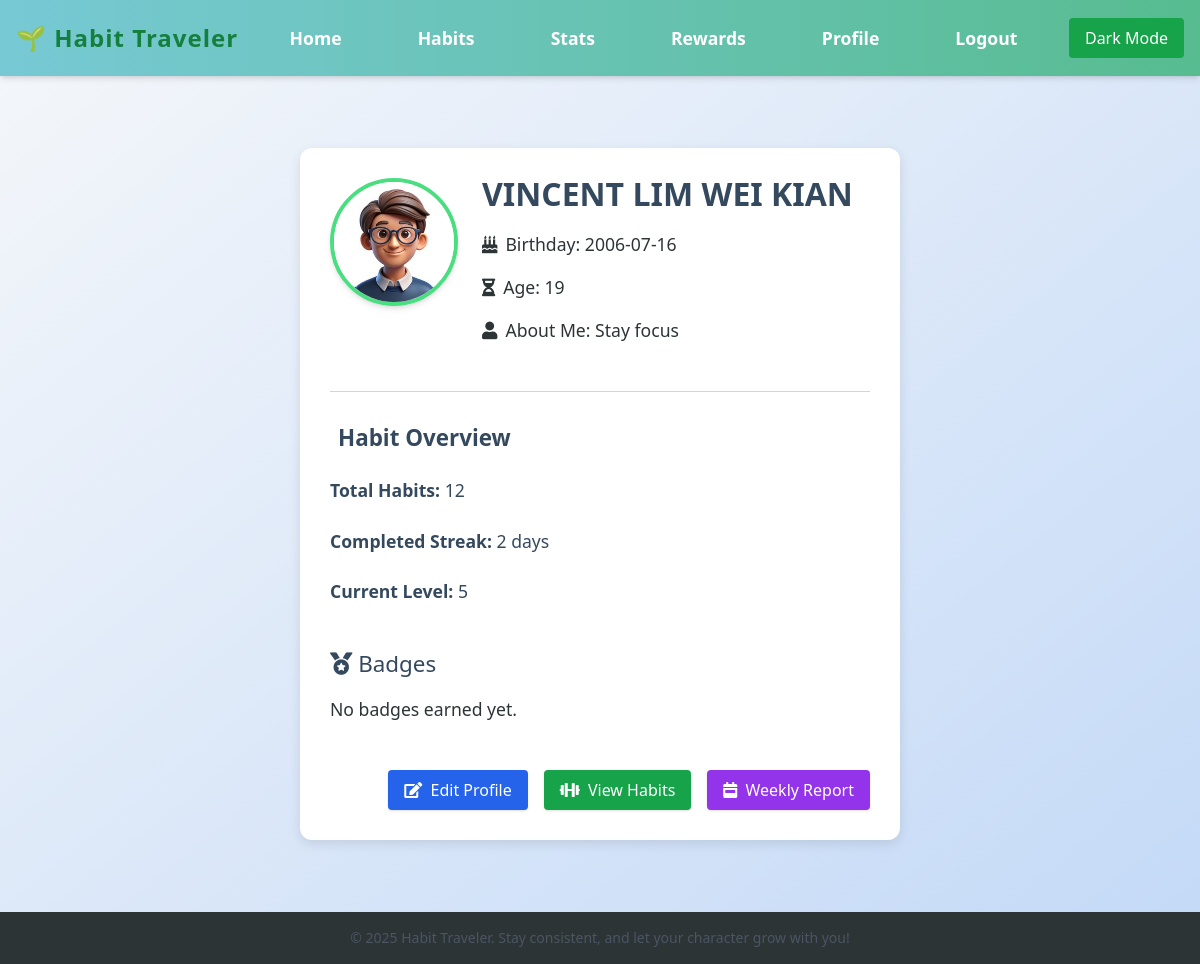
The app's page /profile (signed in), older data.
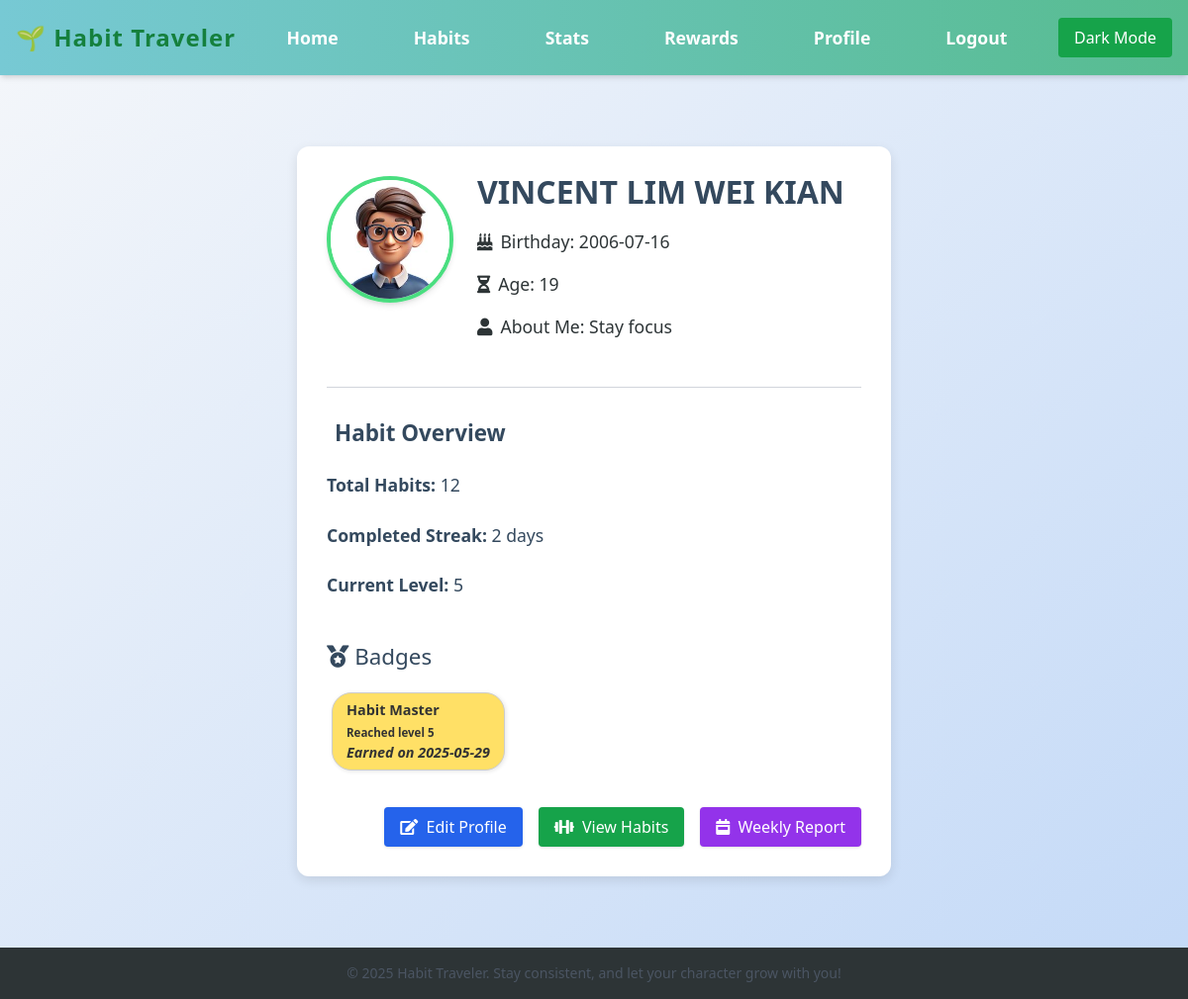
The same page, newer data.
### app.py (models this page shows)
class User(db.Model):
    id = db.Column(db.Integer, primary_key=True)
    email = db.Column(db.String(150), unique=True, nullable=False)
    name = db.Column(db.String(150), unique=True, nullable=True)
    password = db.Column(db.String(200), nullable=False)
    xp = db.Column(db.Integer, default=0)
    level = db.Column(db.Integer, default=1)
    birthday = db.Column(db.Date, nullable=True)
    age = db.Column(db.Integer, nullable=True)
    description = db.Column(db.String(500), nullable=True)
    avatar = db.Column(db.String(200), nullable=True)

class UserBadge(db.Model):
    id = db.Column(db.Integer, primary_key=True)
    user_id = db.Column(db.Integer, db.ForeignKey('user.id'), nullable=False)
    badge_id = db.Column(db.Integer, db.ForeignKey('badge.id'), nullable=False)
    earned_date = db.Column(db.DateTime, default=datetime.utcnow)
    user = db.relationship('User', backref='user_badges')
    badge = db.relationship('Badge')

class Badge(db.Model):
    id = db.Column(db.Integer, primary_key=True)
    name = db.Column(db.String(100), unique=True, nullable=False)
    description = db.Column(db.String(300))
    level_required = db.Column(db.Integer, nullable=False)

### app.py (the view)
@app.route('/profile')
def profile():
    if 'user_id' not in session:
        return redirect(url_for('login'))
    user_id = session['user_id']
    user = User.query.get(user_id)
    if user:
        total_habits = Habit.query.filter_by(user_id=user_id).count()
        habit_completions = HabitCompletion.query.filter_by(user_id=user_id).order_by(HabitCompletion.date).all()
        streaks = {}
        previous_dates = {}
        for completion in habit_completions:
            habit_id = completion.habit_id
            current_date = completion.date
            if habit_id not in streaks:
                streaks[habit_id] = 1
                previous_dates[habit_id] = current_date
            else:
                if (current_date - previous_dates[habit_id]).days == 1:
                    streaks[habit_id] += 1
                else:
                    streaks[habit_id] = 1
                previous_dates[habit_id] = current_date
        max_streak = max(streaks.values(), default=0)
        unique_badges = {}
        for user_badge in user.user_badges:
            if user_badge.badge_id not in unique_badges:
                unique_badges[user_badge.badge_id] = user_badge
        unique_user_badges = list(unique_badges.values())
        return render_template('profile.html',
                               user=user,
                               total_habits=total_habits,
                               max_streak=max_streak,
                               unique_user_badges=unique_user_badges)
    else:
        flash("User not found.")
        return redirect(url_for('index'))

### templates/profile.html (shortened to what this page needs)
{% extends 'base.html' %}
{% block content %}
<div id="profile-container" class="max-w-4xl mx-auto bg-white dark:bg-gray-800 shadow-lg rounded-xl p-6 space-y-8 profile-container">
    <div class="flex flex-col md:flex-row items-center md:items-start space-x-0 md:space-x-6 space-y-4 md:space-y-0">
        <img src="{{ url_for('static', filename='avatars/' + (user.avatar if user.avatar else 'default_avatar.png')) }}"
             alt="Avatar"
             class="w-32 h-32 rounded-full border-4 border-green-400 shadow-md object-cover">
        <div class="text-center md:text-left">
            <h1 class="text-2xl font-bold text-gray-800 dark:text-gray-100">{{ user.name }}</h1>
            <p class="text-gray-600 dark:text-gray-300"><i class="fas fa-birthday-cake mr-2"></i>Birthday: {{ user.birthday }}</p>
            <p class="text-gray-600 dark:text-gray-300"><i class="fas fa-hourglass-half mr-2"></i>Age: {{ user.age }}</p>
            <p class="text-gray-600 dark:text-gray-300"><i class="fas fa-user mr-2"></i>About Me: {{ user.description }}</p>
        </div>
    </div>
    <hr class="border-gray-300 dark:border-gray-600">
    <div class="profile-section">
        <h2 class="text-xl font-semibold mb-3 text-gray-700 dark:text-gray-200">Habit Overview</h2>
        <ul class="space-y-1 text-gray-700 dark:text-gray-300">
            <li><strong>Total Habits:</strong> {{ total_habits }}</li>
            <li><strong>Completed Streak:</strong> {{ max_streak }} days</li>
            <li><strong>Current Level:</strong> {{ user.level }}</li>
        </ul>
    </div>
    <div class="profile-section">
        <h2><i class="fas fa-medal"></i> Badges</h2>
        <div class="badges">
            {% if unique_user_badges %}
                {% for user_badge in unique_user_badges %}
                    <div class="badge">
                        <strong>{{ user_badge.badge.name }}</strong><br>
                        <small>{{ user_badge.badge.description }}</small><br>
                        <em>Earned on {{ user_badge.earned_date.strftime('%Y-%m-%d') }}</em>
                    </div>
                {% endfor %}
            {% else %}
                <p>No badges earned yet.</p>
            {% endif %}
        </div>
    </div>
    <div class="flex flex-wrap justify-center md:justify-end gap-4 mt-6">
        <a href="{{ url_for('edit_profile') }}" class="px-4 py-2 bg-blue-600 text-white rounded hover:bg-blue-700 transition shadow">
            <i class="fas fa-edit mr-1"></i> Edit Profile
        </a>
        <a href="{{ url_for('habits') }}" class="px-4 py-2 bg-green-600 text-white rounded hover:bg-green-700 transition shadow">
            <i class="fas fa-dumbbell mr-1"></i> View Habits
        </a>
        <a href="{{ url_for('weekly_report') }}" class="px-4 py-2 bg-purple-600 text-white rounded hover:bg-purple-700 transition shadow">
            <i class="fas fa-calendar-week mr-1"></i> Weekly Report
        </a>
    </div>
</div>
{% endblock %}

### templates/base.html (shortened to what this page needs)
<!DOCTYPE html>
<html lang="en">
<head>
    <script src="https://cdn.tailwindcss.com"></script>
    <link href="https://cdnjs.cloudflare.com/ajax/libs/font-awesome/5.15.3/css/all.min.css" rel="stylesheet">
    <link rel="stylesheet" href="{{ url_for('static', filename='style.css') }}">
    <link rel="stylesheet" href="{{ url_for('static', filename='darkmode.css') }}">
</head>
<body class="{{ request.endpoint|replace('.', '_') }}">
    <header class="p-4 flex flex-col md:flex-row justify-between items-center bg-white dark:bg-gray-800 shadow-md">
        <h1 class="text-2xl font-bold text-green-700 dark:text-green-300">🌱 Habit Traveler</h1>
        <nav class="mt-3 md:mt-0">
            <ul class="flex flex-wrap gap-4 text-sm md:text-base">
                <li><a href="{{ url_for('index') }}" class="hover:underline">Home</a></li>
                <li><a href="{{ url_for('habits') }}" class="hover:underline">Habits</a></li>
                <li><a href="{{ url_for('stats') }}" class="hover:underline">Stats</a></li>
                <li><a href="{{ url_for('rewards') }}" class="hover:underline">Rewards</a></li>
                <li><a href="{{ url_for('profile') }}" class="hover:underline">Profile</a></li>
                {% if session.get('user_id') %}
                    <li><a href="{{ url_for('logout') }}" class="hover:underline">Logout</a></li>
                {% else %}
                    <li><a href="{{ url_for('login') }}" class="hover:underline">Login</a></li>
                    <li><a href="{{ url_for('register') }}" class="hover:underline">Register</a></li>
                {% endif %}
            </ul>
        </nav>
        <button id="darkModeToggle" class="mt-3 md:mt-0 px-4 py-2 bg-green-600 text-white rounded hover:bg-green-700 transition">
        </button>
    </header>
    <main class="container mx-auto px-4 py-8">
        {% block content %}{% endblock %}
    </main>
    <footer class="text-center py-4 text-sm text-gray-600 dark:text-gray-300">
        &copy; 2025 Habit Traveler. Stay consistent, and let your character grow with you!
    </footer>
</body>
</html>

### static/style.css (style rules this page uses)
body { margin: 0; font-family: 'Segoe UI', Tahoma, Geneva, Verdana, sans-serif; background: linear-gradient(to bottom right, #f5f7fa, #c3d9f7); color: #333; min-height: 100vh; display: flex; flex-direction: column; }
header { background: linear-gradient(to right, #77c9d4, #57bc90); color: white; padding: 20px; text-align: center; box-shadow: 0 4px 6px rgba(0,0,0,0.1); }
header h1 { margin: 0; font-size: 2.5em; letter-spacing: 1px; }
nav { margin-top: 10px; }
nav a { color: white; margin: 0 15px; text-decoration: none; font-weight: bold; transition: all 0.3s ease; }
nav ul { display: flex; justify-content: center; align-items: center; padding: 0; margin: 0; list-style: none; }
nav li { margin: 0 15px; }
main { flex: 1; padding: 30px; max-width: 900px; margin: 0 auto; text-align: center; }
main h2 { font-size: 2em; color: #4b6584; margin-bottom: 10px; }
main p { font-size: 1.1em; line-height: 1.6; margin-bottom: 20px; }
ul { list-style: none; padding: 0; }
ul li { padding: 10px 0; font-size: 1.1em; color: #34495e; }
a { color: #3498db; text-decoration: none; }
body.profile .profile-container { max-width: 600px; margin: 40px auto; background: #ffffff; padding: 30px; border-radius: 12px; box-shadow: 0 4px 12px rgba(0,0,0,0.1); text-align: left; }
body.profile .profile-container h1 { font-size: 2em; color: #34495e; margin-bottom: 20px; text-align: center; }
body.profile .profile-container p { font-size: 1.1em; margin-bottom: 15px; color: #2d3436; }
body.profile .profile-section { margin-top: 30px; }
body.profile .profile-section h2 { color: #34495e; font-size: 1.4em; margin-bottom: 15px; }
body.profile .badges { display: flex; flex-wrap: wrap; gap: 10px; }
body.profile .badge { background-color: #ffe066; color: #333; padding: 6px 14px; border-radius: 20px; font-size: 0.9em; font-weight: bold; }
.badge { display: inline-block; background: #f5f5f5; border: 1px solid #ccc; padding: 10px; margin: 5px; border-radius: 10px; box-shadow: 1px 1px 4px rgba(0, 0, 0, 0.1); }
footer { background: #2d3436; color: white; text-align: center; padding: 15px 10px; font-size: 0.9em; }

Row changes from the older to the newer data that the page shows:
added UserBadge: badge.name "Habit Master", badge.description "Reached level 5", earned_date "2025-05-29"
Text that changed along with them:
text no longer shown: "No badges earned yet."
